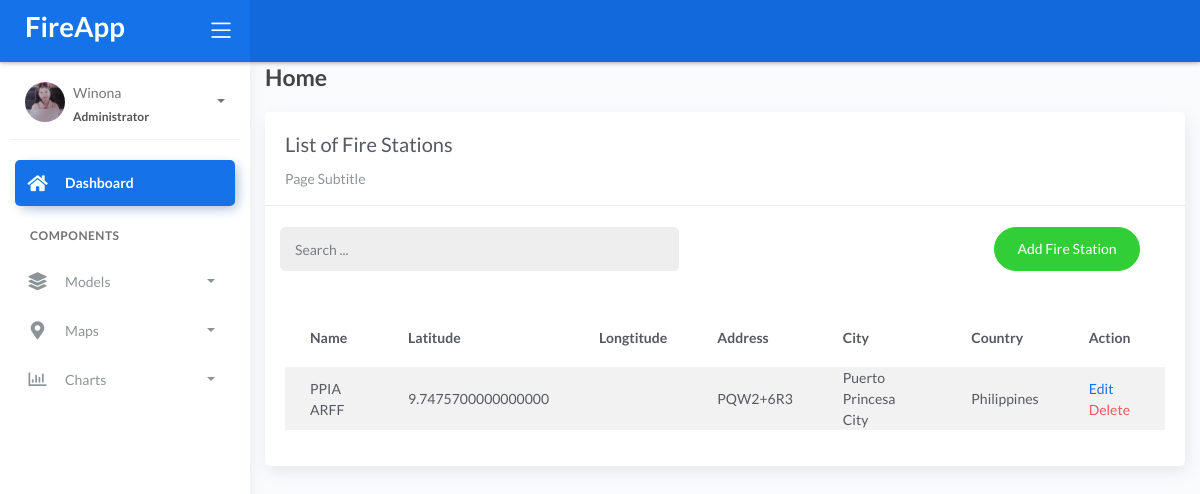
/firestation_list/, run on an earlier commit of the app's database.
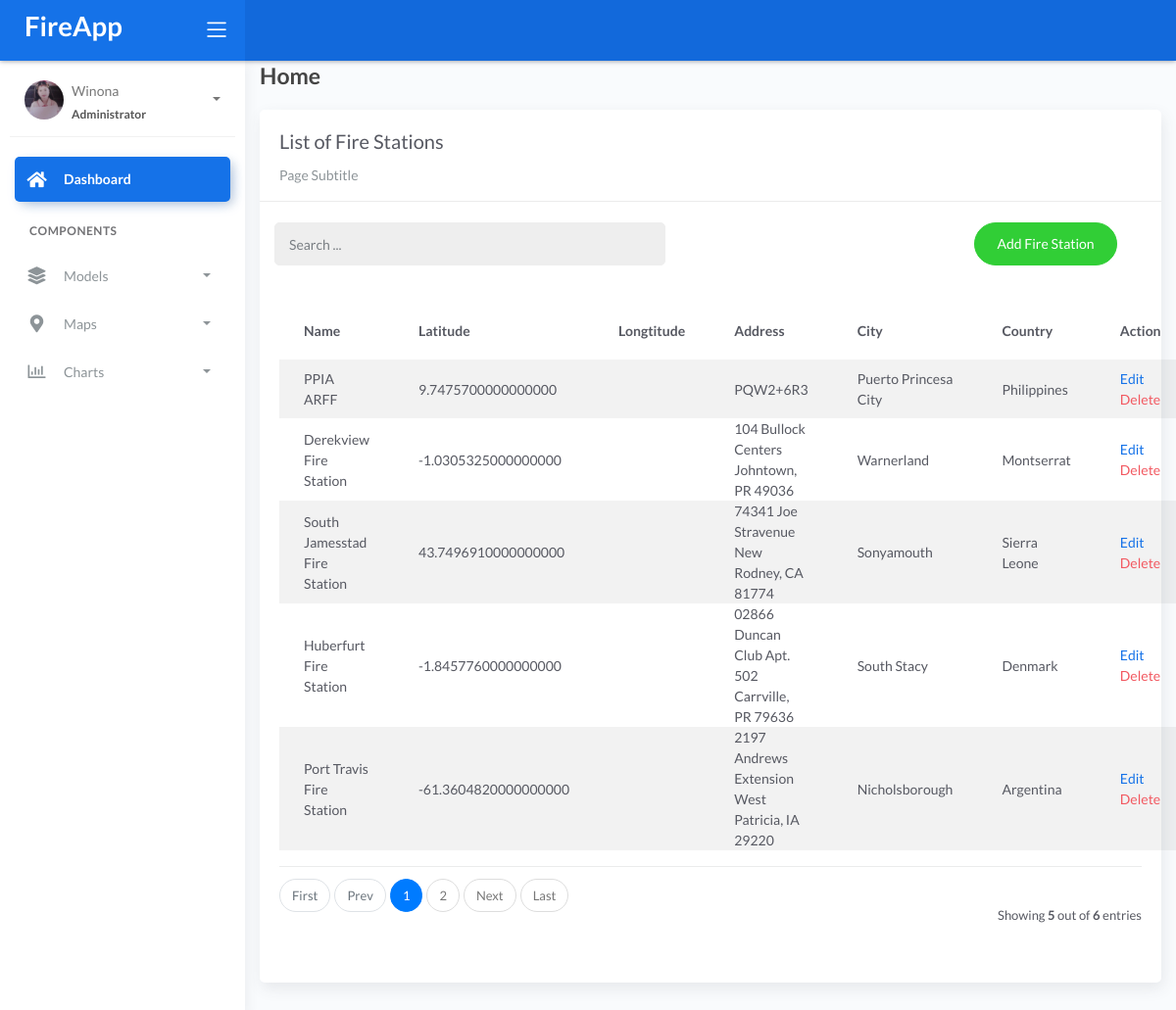
And on a later commit of the database.
### fire/models.py (models this page shows, shortened)
class BaseModel(models.Model):
    created_at = models.DateTimeField(auto_now_add=True, db_index=True)
    updated_at = models.DateTimeField(auto_now=True)
    class Meta:
        abstract = True

class FireStation(BaseModel):
    name = models.CharField(max_length=150)
    latitude = models.DecimalField(
        max_digits=22, decimal_places=16, null=True, blank=True)
    longitude = models.DecimalField(
        max_digits=22, decimal_places=16, null=True, blank=True)
    address = models.CharField(max_length=150)
    city = models.CharField(max_length=150)  # can be in separate table
    country = models.CharField(max_length=150)  # can be in separate table

### fire/views.py (the view)
# urls.py: path('firestation_list/', a.FireStationList.as_view(), name='firestation-list'),
class FireStationList(ListView):
    model = FireStation
    context_object_name = 'firestation'
    template_name = 'firestation_list.html'
    paginate_by = 5
    def get_queryset(self, *args, **kwargs):
        qs = super(FireStationList, self).get_queryset(*args, **kwargs)
        if self.request.GET.get("q") != None:
            query = self.request.GET.get('q')
            qs = qs.filter(Q(name__icontains=query) |
                        Q(description__icontains=query))
        return qs

### templates/firestation_list.html (shortened to what this page needs)
{% extends 'base.html' %} {% load static %} {% block content %}
<div class="content">
    <div class="container-fluid">
        <h4 class="page-title">Home</h4>
        <div class="row">
            <div class="col-md-12">
                <div class="card">
                    <div class="card-header">
                        <div class="card-title">List of Fire Stations</div>
                        <div class="card-category">Page Subtitle</div>
                    </div>
                    <br />
                        <div class="col-md-12 row">
                            <div class="col-md-6">
                                <form class="navbar-left navbar-form nav-search mr-md-3" action=" { % url 'firestation-list % } ">
                                    <div class="input-group">
                                        <input type="text" placeholder="Search ..." class="form-control" name="q" />
                                        <div class="input-group-append">
                                        <span class="input-group-text">
                                        </span>
                                    </div>
                                </div>
                            </form>
                        </div>
                        <div class="col-md-6">
                            <div class="pull-right">
                                <a href="{% url 'firestation-add' %}" class="btn btn-success btn-rounded">Add
                                Fire Station</a>
                            </div>
                        </div>
                    </div>
                    <div class="card-body">
                        <table class="table table-striped mt-3">
                            <thead>
                                <tr>
                                    <th scope="col">Name</th>
                                    <th scope="col">Latitude</th>
                                    <th scope="col">Longtitude</th>
                                    <th scope="col">Address</th>
                                    <th scope="col">City</th>
                                    <th scope="col">Country</th>
                                    <th scope="col">Action</th>
                                </tr>
                            </thead>
                            <tbody>
                                {% for object in object_list %}
                                <tr>
                                    <td>{{ object.name }}</td>
                                    <td>{{ object.latitude }}</td>
                                    <td>{{ object.longtitude }}</td>
                                    <td>{{ object.address }}</td>
                                    <td>{{ object.city }}</td>
                                    <td>{{ object.country }}</td>
                                    <td>
                                        <a href="/firestation_list/{{ object.id }}">Edit</a>
                                        <a href="/firestation_list/{{ object.id }}/delete" class="text-danger">Delete</a>
                                    </td>
                                    </tr>
                                {% endfor %}
                            </tbody>
                        </table>
                        {% include 'includes/pagination.html' %}
                    </div>
                </div>
            </div>
        </div>
    </div>
</div>
{% endblock %}

What changed in the data, as far as the page shows it:
added FireStation: name "Derekview Fire Station", latitude "-1.0305325000000000", address "104 Bullock Centers Johntown, PR 49036", city "Warnerland", country "Montserrat"
added FireStation: name "South Jamesstad Fire Station", latitude "43.7496910000000000", address "74341 Joe Stravenue New Rodney, CA 81774", city "Sonyamouth", country "Sierra Leone"
added FireStation: name "Huberfurt Fire Station", latitude "-1.8457760000000000", address "02866 Duncan Club Apt. 502 Carrville, PR 79636", city "South Stacy", country "Denmark"
added FireStation: name "Port Travis Fire Station", latitude "-61.3604820000000000", address "2197 Andrews Extension West Patricia, IA 29220", city "Nicholsborough", country "Argentina"
Also different on the page:
{{ object_list.count }}: (not shown) → "5"
{{ paginator.count }}: (not shown) → "6"
text now shown: "First Prev Next Last Showing out of entries"
new list line: "1"
new list line: "2"
